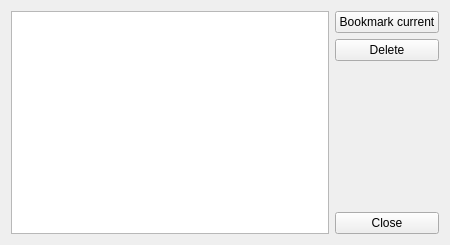
<ui version="4.0" >
 <class>WdgBookmarkedConfigurationsEditor</class>
 <widget class="QWidget" name="WdgBookmarkedConfigurationsEditor" >
  <property name="geometry" >
   <rect>
    <x>0</x>
    <y>0</y>
    <width>450</width>
    <height>245</height>
   </rect>
  </property>
  <property name="windowTitle" >
   <string>Edit presets</string>
  </property>
  <layout class="QHBoxLayout" >
   <item>
    <widget class="QListView" name="listConfigurations" />
   </item>
   <item>
    <layout class="QVBoxLayout" >
     <item>
      <widget class="QPushButton" name="pushButtonBookmarkCurrent" >
       <property name="text" >
        <string>Bookmark current</string>
       </property>
      </widget>
     </item>
     <item>
      <widget class="QPushButton" name="pushButtonDelete" >
       <property name="text" >
        <string>Delete</string>
       </property>
      </widget>
     </item>
     <item>
      <spacer>
       <property name="orientation" >
        <enum>Qt::Vertical</enum>
       </property>
       <property name="sizeHint" >
        <size>
         <width>20</width>
         <height>40</height>
        </size>
       </property>
      </spacer>
     </item>
     <item>
      <widget class="QPushButton" name="pushButtonClose" >
       <property name="text" >
        <string>Close</string>
       </property>
      </widget>
     </item>
    </layout>
   </item>
  </layout>
 </widget>
 <layoutdefault spacing="6" margin="11" />
 <pixmapfunction>qPixmapFromMimeSource</pixmapfunction>
 <resources/>
 <connections/>
</ui>
